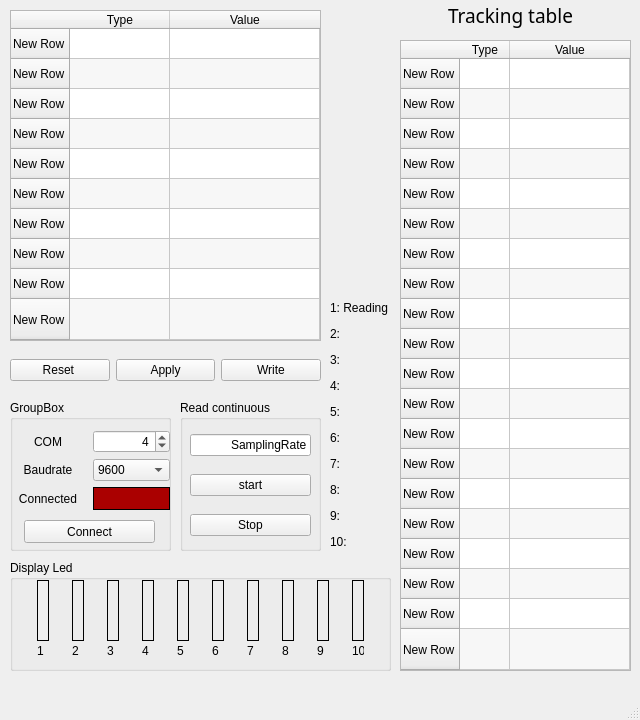
<?xml version="1.0" encoding="UTF-8"?>
<ui version="4.0">
 <class>MainWindow</class>
 <widget class="QMainWindow" name="MainWindow">
  <property name="geometry">
   <rect>
    <x>0</x>
    <y>0</y>
    <width>640</width>
    <height>720</height>
   </rect>
  </property>
  <property name="windowTitle">
   <string>MainWindow</string>
  </property>
  <widget class="QWidget" name="centralwidget">
   <widget class="QWidget" name="widget" native="true">
    <property name="geometry">
     <rect>
      <x>0</x>
      <y>0</y>
      <width>640</width>
      <height>720</height>
     </rect>
    </property>
    <property name="autoFillBackground">
     <bool>true</bool>
    </property>
    <widget class="QTableWidget" name="trackingTable">
     <property name="geometry">
      <rect>
       <x>400</x>
       <y>40</y>
       <width>231</width>
       <height>631</height>
      </rect>
     </property>
     <property name="mouseTracking">
      <bool>true</bool>
     </property>
     <property name="focusPolicy">
      <enum>Qt::NoFocus</enum>
     </property>
     <property name="autoFillBackground">
      <bool>false</bool>
     </property>
     <property name="frameShadow">
      <enum>QFrame::Sunken</enum>
     </property>
     <property name="verticalScrollBarPolicy">
      <enum>Qt::ScrollBarAsNeeded</enum>
     </property>
     <property name="horizontalScrollBarPolicy">
      <enum>Qt::ScrollBarAsNeeded</enum>
     </property>
     <property name="sizeAdjustPolicy">
      <enum>QAbstractScrollArea::AdjustIgnored</enum>
     </property>
     <property name="editTriggers">
      <set>QAbstractItemView::NoEditTriggers</set>
     </property>
     <property name="dragEnabled">
      <bool>false</bool>
     </property>
     <property name="alternatingRowColors">
      <bool>true</bool>
     </property>
     <property name="gridStyle">
      <enum>Qt::SolidLine</enum>
     </property>
     <property name="sortingEnabled">
      <bool>true</bool>
     </property>
     <attribute name="horizontalHeaderCascadingSectionResizes">
      <bool>false</bool>
     </attribute>
     <attribute name="horizontalHeaderMinimumSectionSize">
      <number>10</number>
     </attribute>
     <attribute name="horizontalHeaderDefaultSectionSize">
      <number>50</number>
     </attribute>
     <attribute name="horizontalHeaderHighlightSections">
      <bool>true</bool>
     </attribute>
     <attribute name="horizontalHeaderStretchLastSection">
      <bool>true</bool>
     </attribute>
     <attribute name="verticalHeaderCascadingSectionResizes">
      <bool>false</bool>
     </attribute>
     <attribute name="verticalHeaderShowSortIndicator" stdset="0">
      <bool>false</bool>
     </attribute>
     <attribute name="verticalHeaderStretchLastSection">
      <bool>true</bool>
     </attribute>
     <row>
      <property name="text">
       <string>New Row</string>
      </property>
     </row>
     <row>
      <property name="text">
       <string>New Row</string>
      </property>
     </row>
     <row>
      <property name="text">
       <string>New Row</string>
      </property>
     </row>
     <row>
      <property name="text">
       <string>New Row</string>
      </property>
     </row>
     <row>
      <property name="text">
       <string>New Row</string>
      </property>
     </row>
     <row>
      <property name="text">
       <string>New Row</string>
      </property>
     </row>
     <row>
      <property name="text">
       <string>New Row</string>
      </property>
     </row>
     <row>
      <property name="text">
       <string>New Row</string>
      </property>
     </row>
     <row>
      <property name="text">
       <string>New Row</string>
      </property>
     </row>
     <row>
      <property name="text">
       <string>New Row</string>
      </property>
     </row>
     <row>
      <property name="text">
       <string>New Row</string>
      </property>
     </row>
     <row>
      <property name="text">
       <string>New Row</string>
      </property>
     </row>
     <row>
      <property name="text">
       <string>New Row</string>
      </property>
     </row>
     <row>
      <property name="text">
       <string>New Row</string>
      </property>
     </row>
     <row>
      <property name="text">
       <string>New Row</string>
      </property>
     </row>
     <row>
      <property name="text">
       <string>New Row</string>
      </property>
     </row>
     <row>
      <property name="text">
       <string>New Row</string>
      </property>
     </row>
     <row>
      <property name="text">
       <string>New Row</string>
      </property>
     </row>
     <row>
      <property name="text">
       <string>New Row</string>
      </property>
     </row>
     <row>
      <property name="text">
       <string>New Row</string>
      </property>
     </row>
     <column>
      <property name="text">
       <string>Type</string>
      </property>
     </column>
     <column>
      <property name="text">
       <string>Value</string>
      </property>
     </column>
    </widget>
    <widget class="QGroupBox" name="groupBox">
     <property name="geometry">
      <rect>
       <x>10</x>
       <y>560</y>
       <width>381</width>
       <height>111</height>
      </rect>
     </property>
     <property name="title">
      <string>Display Led</string>
     </property>
     <widget class="QWidget" name="gridLayoutWidget_2">
      <property name="geometry">
       <rect>
        <x>10</x>
        <y>20</y>
        <width>361</width>
        <height>61</height>
       </rect>
      </property>
      <layout class="QHBoxLayout" name="horizontalLayout_3">
       <item>
        <widget class="QLabel" name="led1">
         <property name="maximumSize">
          <size>
           <width>12</width>
           <height>16777215</height>
          </size>
         </property>
         <property name="autoFillBackground">
          <bool>true</bool>
         </property>
         <property name="styleSheet">
          <string notr="true"/>
         </property>
         <property name="frameShape">
          <enum>QFrame::Box</enum>
         </property>
         <property name="text">
          <string/>
         </property>
        </widget>
       </item>
       <item>
        <widget class="QLabel" name="led2">
         <property name="maximumSize">
          <size>
           <width>12</width>
           <height>16777215</height>
          </size>
         </property>
         <property name="styleSheet">
          <string notr="true"/>
         </property>
         <property name="frameShape">
          <enum>QFrame::Box</enum>
         </property>
         <property name="text">
          <string/>
         </property>
        </widget>
       </item>
       <item>
        <widget class="QLabel" name="led3">
         <property name="maximumSize">
          <size>
           <width>12</width>
           <height>16777215</height>
          </size>
         </property>
         <property name="styleSheet">
          <string notr="true"/>
         </property>
         <property name="frameShape">
          <enum>QFrame::Box</enum>
         </property>
         <property name="text">
          <string/>
         </property>
        </widget>
       </item>
       <item>
        <widget class="QLabel" name="led4">
         <property name="maximumSize">
          <size>
           <width>12</width>
           <height>16777215</height>
          </size>
         </property>
         <property name="styleSheet">
          <string notr="true"/>
         </property>
         <property name="frameShape">
          <enum>QFrame::Box</enum>
         </property>
         <property name="text">
          <string/>
         </property>
        </widget>
       </item>
       <item>
        <widget class="QLabel" name="led5">
         <property name="maximumSize">
          <size>
           <width>12</width>
           <height>16777215</height>
          </size>
         </property>
         <property name="styleSheet">
          <string notr="true"/>
         </property>
         <property name="frameShape">
          <enum>QFrame::Box</enum>
         </property>
         <property name="text">
          <string/>
         </property>
        </widget>
       </item>
       <item>
        <widget class="QLabel" name="led6">
         <property name="maximumSize">
          <size>
           <width>12</width>
           <height>16777215</height>
          </size>
         </property>
         <property name="styleSheet">
          <string notr="true"/>
         </property>
         <property name="frameShape">
          <enum>QFrame::Box</enum>
         </property>
         <property name="text">
          <string/>
         </property>
        </widget>
       </item>
       <item>
        <widget class="QLabel" name="led7">
         <property name="maximumSize">
          <size>
           <width>12</width>
           <height>16777215</height>
          </size>
         </property>
         <property name="styleSheet">
          <string notr="true"/>
         </property>
         <property name="frameShape">
          <enum>QFrame::Box</enum>
         </property>
         <property name="text">
          <string/>
         </property>
        </widget>
       </item>
       <item>
        <widget class="QLabel" name="led8">
         <property name="maximumSize">
          <size>
           <width>12</width>
           <height>16777215</height>
          </size>
         </property>
         <property name="styleSheet">
          <string notr="true"/>
         </property>
         <property name="frameShape">
          <enum>QFrame::Box</enum>
         </property>
         <property name="text">
          <string/>
         </property>
        </widget>
       </item>
       <item>
        <widget class="QLabel" name="led9">
         <property name="maximumSize">
          <size>
           <width>12</width>
           <height>16777215</height>
          </size>
         </property>
         <property name="styleSheet">
          <string notr="true"/>
         </property>
         <property name="frameShape">
          <enum>QFrame::Box</enum>
         </property>
         <property name="text">
          <string/>
         </property>
        </widget>
       </item>
       <item>
        <widget class="QLabel" name="led10">
         <property name="maximumSize">
          <size>
           <width>12</width>
           <height>16777215</height>
          </size>
         </property>
         <property name="styleSheet">
          <string notr="true"/>
         </property>
         <property name="frameShape">
          <enum>QFrame::Box</enum>
         </property>
         <property name="text">
          <string/>
         </property>
        </widget>
       </item>
      </layout>
     </widget>
     <widget class="QWidget" name="gridLayoutWidget_3">
      <property name="geometry">
       <rect>
        <x>10</x>
        <y>80</y>
        <width>361</width>
        <height>21</height>
       </rect>
      </property>
      <layout class="QHBoxLayout" name="horizontalLayout_4">
       <item>
        <widget class="QLabel" name="led1_2">
         <property name="maximumSize">
          <size>
           <width>12</width>
           <height>16777215</height>
          </size>
         </property>
         <property name="frameShape">
          <enum>QFrame::NoFrame</enum>
         </property>
         <property name="text">
          <string>1</string>
         </property>
        </widget>
       </item>
       <item>
        <widget class="QLabel" name="led2_2">
         <property name="maximumSize">
          <size>
           <width>12</width>
           <height>16777215</height>
          </size>
         </property>
         <property name="frameShape">
          <enum>QFrame::NoFrame</enum>
         </property>
         <property name="text">
          <string>2</string>
         </property>
        </widget>
       </item>
       <item>
        <widget class="QLabel" name="led3_2">
         <property name="maximumSize">
          <size>
           <width>12</width>
           <height>16777215</height>
          </size>
         </property>
         <property name="frameShape">
          <enum>QFrame::NoFrame</enum>
         </property>
         <property name="text">
          <string>3</string>
         </property>
        </widget>
       </item>
       <item>
        <widget class="QLabel" name="led4_2">
         <property name="maximumSize">
          <size>
           <width>12</width>
           <height>16777215</height>
          </size>
         </property>
         <property name="frameShape">
          <enum>QFrame::NoFrame</enum>
         </property>
         <property name="text">
          <string>4</string>
         </property>
        </widget>
       </item>
       <item>
        <widget class="QLabel" name="led5_2">
         <property name="maximumSize">
          <size>
           <width>12</width>
           <height>16777215</height>
          </size>
         </property>
         <property name="frameShape">
          <enum>QFrame::NoFrame</enum>
         </property>
         <property name="text">
          <string>5</string>
         </property>
        </widget>
       </item>
       <item>
        <widget class="QLabel" name="led6_2">
         <property name="maximumSize">
          <size>
           <width>12</width>
           <height>16777215</height>
          </size>
         </property>
         <property name="frameShape">
          <enum>QFrame::NoFrame</enum>
         </property>
         <property name="text">
          <string>6</string>
         </property>
        </widget>
       </item>
       <item>
        <widget class="QLabel" name="led7_2">
         <property name="maximumSize">
          <size>
           <width>12</width>
           <height>16777215</height>
          </size>
         </property>
         <property name="frameShape">
          <enum>QFrame::NoFrame</enum>
         </property>
         <property name="text">
          <string>7</string>
         </property>
        </widget>
       </item>
       <item>
        <widget class="QLabel" name="led8_2">
         <property name="maximumSize">
          <size>
           <width>12</width>
           <height>16777215</height>
          </size>
         </property>
         <property name="frameShape">
          <enum>QFrame::NoFrame</enum>
         </property>
         <property name="text">
          <string>8</string>
         </property>
        </widget>
       </item>
       <item>
        <widget class="QLabel" name="led9_2">
         <property name="maximumSize">
          <size>
           <width>12</width>
           <height>16777215</height>
          </size>
         </property>
         <property name="frameShape">
          <enum>QFrame::NoFrame</enum>
         </property>
         <property name="text">
          <string>9</string>
         </property>
        </widget>
       </item>
       <item>
        <widget class="QLabel" name="led10_2">
         <property name="maximumSize">
          <size>
           <width>12</width>
           <height>16777215</height>
          </size>
         </property>
         <property name="frameShape">
          <enum>QFrame::NoFrame</enum>
         </property>
         <property name="text">
          <string>10</string>
         </property>
        </widget>
       </item>
      </layout>
     </widget>
    </widget>
    <widget class="QTableWidget" name="setValueTable">
     <property name="geometry">
      <rect>
       <x>10</x>
       <y>10</y>
       <width>311</width>
       <height>331</height>
      </rect>
     </property>
     <property name="focusPolicy">
      <enum>Qt::ClickFocus</enum>
     </property>
     <property name="autoFillBackground">
      <bool>false</bool>
     </property>
     <property name="frameShape">
      <enum>QFrame::StyledPanel</enum>
     </property>
     <property name="frameShadow">
      <enum>QFrame::Sunken</enum>
     </property>
     <property name="lineWidth">
      <number>1</number>
     </property>
     <property name="alternatingRowColors">
      <bool>true</bool>
     </property>
     <property name="showGrid">
      <bool>true</bool>
     </property>
     <property name="sortingEnabled">
      <bool>true</bool>
     </property>
     <property name="wordWrap">
      <bool>true</bool>
     </property>
     <property name="cornerButtonEnabled">
      <bool>false</bool>
     </property>
     <attribute name="horizontalHeaderCascadingSectionResizes">
      <bool>false</bool>
     </attribute>
     <attribute name="horizontalHeaderStretchLastSection">
      <bool>true</bool>
     </attribute>
     <attribute name="verticalHeaderShowSortIndicator" stdset="0">
      <bool>false</bool>
     </attribute>
     <attribute name="verticalHeaderStretchLastSection">
      <bool>true</bool>
     </attribute>
     <row>
      <property name="text">
       <string>New Row</string>
      </property>
     </row>
     <row>
      <property name="text">
       <string>New Row</string>
      </property>
     </row>
     <row>
      <property name="text">
       <string>New Row</string>
      </property>
     </row>
     <row>
      <property name="text">
       <string>New Row</string>
      </property>
     </row>
     <row>
      <property name="text">
       <string>New Row</string>
      </property>
     </row>
     <row>
      <property name="text">
       <string>New Row</string>
      </property>
     </row>
     <row>
      <property name="text">
       <string>New Row</string>
      </property>
     </row>
     <row>
      <property name="text">
       <string>New Row</string>
      </property>
     </row>
     <row>
      <property name="text">
       <string>New Row</string>
      </property>
     </row>
     <row>
      <property name="text">
       <string>New Row</string>
      </property>
     </row>
     <column>
      <property name="text">
       <string>Type</string>
      </property>
     </column>
     <column>
      <property name="text">
       <string>Value</string>
      </property>
     </column>
    </widget>
    <widget class="QGroupBox" name="groupBox_2">
     <property name="geometry">
      <rect>
       <x>180</x>
       <y>400</y>
       <width>141</width>
       <height>151</height>
      </rect>
     </property>
     <property name="title">
      <string>Read continuous</string>
     </property>
     <widget class="QWidget" name="verticalLayoutWidget">
      <property name="geometry">
       <rect>
        <x>10</x>
        <y>20</y>
        <width>121</width>
        <height>131</height>
       </rect>
      </property>
      <layout class="QVBoxLayout" name="verticalLayout">
       <property name="spacing">
        <number>4</number>
       </property>
       <property name="sizeConstraint">
        <enum>QLayout::SetDefaultConstraint</enum>
       </property>
       <item>
        <widget class="QLineEdit" name="samplingRate">
         <property name="text">
          <string>SamplingRate</string>
         </property>
         <property name="alignment">
          <set>Qt::AlignRight|Qt::AlignTrailing|Qt::AlignVCenter</set>
         </property>
         <property name="readOnly">
          <bool>false</bool>
         </property>
        </widget>
       </item>
       <item>
        <widget class="QPushButton" name="startReading">
         <property name="sizePolicy">
          <sizepolicy hsizetype="Minimum" vsizetype="Maximum">
           <horstretch>0</horstretch>
           <verstretch>0</verstretch>
          </sizepolicy>
         </property>
         <property name="text">
          <string>start</string>
         </property>
        </widget>
       </item>
       <item>
        <widget class="QPushButton" name="stopReading">
         <property name="sizePolicy">
          <sizepolicy hsizetype="Minimum" vsizetype="Maximum">
           <horstretch>0</horstretch>
           <verstretch>0</verstretch>
          </sizepolicy>
         </property>
         <property name="text">
          <string>Stop</string>
         </property>
        </widget>
       </item>
      </layout>
     </widget>
    </widget>
    <widget class="QLabel" name="TrackingTable">
     <property name="geometry">
      <rect>
       <x>400</x>
       <y>0</y>
       <width>221</width>
       <height>31</height>
      </rect>
     </property>
     <property name="font">
      <font>
       <family>Cascadia Mono</family>
       <pointsize>14</pointsize>
      </font>
     </property>
     <property name="autoFillBackground">
      <bool>true</bool>
     </property>
     <property name="text">
      <string>Tracking table</string>
     </property>
     <property name="alignment">
      <set>Qt::AlignCenter</set>
     </property>
    </widget>
    <widget class="QGroupBox" name="groupBox_3">
     <property name="geometry">
      <rect>
       <x>10</x>
       <y>400</y>
       <width>161</width>
       <height>151</height>
      </rect>
     </property>
     <property name="title">
      <string>GroupBox</string>
     </property>
     <widget class="QPushButton" name="connectButton">
      <property name="geometry">
       <rect>
        <x>14</x>
        <y>120</y>
        <width>131</width>
        <height>23</height>
       </rect>
      </property>
      <property name="text">
       <string>Connect</string>
      </property>
     </widget>
     <widget class="QWidget" name="gridLayoutWidget">
      <property name="geometry">
       <rect>
        <x>-1</x>
        <y>30</y>
        <width>161</width>
        <height>80</height>
       </rect>
      </property>
      <layout class="QGridLayout" name="gridLayout">
       <property name="sizeConstraint">
        <enum>QLayout::SetMaximumSize</enum>
       </property>
       <item row="1" column="0">
        <widget class="QLabel" name="baudrate">
         <property name="text">
          <string>Baudrate</string>
         </property>
         <property name="alignment">
          <set>Qt::AlignCenter</set>
         </property>
        </widget>
       </item>
       <item row="2" column="0">
        <widget class="QLabel" name="connected_label">
         <property name="text">
          <string>Connected</string>
         </property>
         <property name="alignment">
          <set>Qt::AlignCenter</set>
         </property>
        </widget>
       </item>
       <item row="0" column="1">
        <widget class="QSpinBox" name="spinBox">
         <property name="alignment">
          <set>Qt::AlignRight|Qt::AlignTrailing|Qt::AlignVCenter</set>
         </property>
         <property name="maximum">
          <number>10</number>
         </property>
         <property name="value">
          <number>4</number>
         </property>
        </widget>
       </item>
       <item row="1" column="1">
        <widget class="QComboBox" name="comboBox">
         <item>
          <property name="text">
           <string>9600</string>
          </property>
         </item>
         <item>
          <property name="text">
           <string>19200</string>
          </property>
         </item>
         <item>
          <property name="text">
           <string>28800</string>
          </property>
         </item>
         <item>
          <property name="text">
           <string>38400</string>
          </property>
         </item>
         <item>
          <property name="text">
           <string>57600</string>
          </property>
         </item>
         <item>
          <property name="text">
           <string>115200</string>
          </property>
         </item>
        </widget>
       </item>
       <item row="2" column="1">
        <widget class="QLabel" name="connection_status">
         <property name="autoFillBackground">
          <bool>false</bool>
         </property>
         <property name="styleSheet">
          <string notr="true">background-color: rgb(170, 0, 0)</string>
         </property>
         <property name="frameShape">
          <enum>QFrame::Box</enum>
         </property>
         <property name="text">
          <string/>
         </property>
         <property name="scaledContents">
          <bool>true</bool>
         </property>
         <property name="wordWrap">
          <bool>true</bool>
         </property>
        </widget>
       </item>
       <item row="0" column="0">
        <widget class="QLabel" name="com">
         <property name="text">
          <string>COM</string>
         </property>
         <property name="alignment">
          <set>Qt::AlignCenter</set>
         </property>
        </widget>
       </item>
      </layout>
     </widget>
    </widget>
    <widget class="QLabel" name="label">
     <property name="geometry">
      <rect>
       <x>330</x>
       <y>300</y>
       <width>61</width>
       <height>251</height>
      </rect>
     </property>
     <property name="text">
      <string>&lt;html&gt;&lt;head/&gt;&lt;body&gt;&lt;p&gt;1: Reading&lt;/p&gt;&lt;p&gt;2:&lt;/p&gt;&lt;p&gt;3:&lt;/p&gt;&lt;p&gt;4:&lt;/p&gt;&lt;p&gt;5:&lt;/p&gt;&lt;p&gt;6:&lt;/p&gt;&lt;p&gt;7:&lt;/p&gt;&lt;p&gt;8:&lt;/p&gt;&lt;p&gt;9:&lt;/p&gt;&lt;p&gt;10:&lt;/p&gt;&lt;/body&gt;&lt;/html&gt;</string>
     </property>
    </widget>
    <widget class="QWidget" name="horizontalLayoutWidget">
     <property name="geometry">
      <rect>
       <x>10</x>
       <y>340</y>
       <width>311</width>
       <height>61</height>
      </rect>
     </property>
     <layout class="QHBoxLayout" name="horizontalLayout">
      <item>
       <widget class="QPushButton" name="resetValues">
        <property name="sizePolicy">
         <sizepolicy hsizetype="Minimum" vsizetype="Maximum">
          <horstretch>0</horstretch>
          <verstretch>0</verstretch>
         </sizepolicy>
        </property>
        <property name="text">
         <string>Reset </string>
        </property>
       </widget>
      </item>
      <item>
       <widget class="QPushButton" name="updateValues">
        <property name="sizePolicy">
         <sizepolicy hsizetype="Minimum" vsizetype="Maximum">
          <horstretch>0</horstretch>
          <verstretch>0</verstretch>
         </sizepolicy>
        </property>
        <property name="text">
         <string>Apply</string>
        </property>
       </widget>
      </item>
      <item>
       <widget class="QPushButton" name="setValue">
        <property name="sizePolicy">
         <sizepolicy hsizetype="Minimum" vsizetype="Maximum">
          <horstretch>0</horstretch>
          <verstretch>0</verstretch>
         </sizepolicy>
        </property>
        <property name="text">
         <string>Write</string>
        </property>
       </widget>
      </item>
     </layout>
    </widget>
    <zorder>groupBox_3</zorder>
    <zorder>trackingTable</zorder>
    <zorder>groupBox</zorder>
    <zorder>setValueTable</zorder>
    <zorder>groupBox_2</zorder>
    <zorder>TrackingTable</zorder>
    <zorder>label</zorder>
    <zorder>horizontalLayoutWidget</zorder>
   </widget>
  </widget>
  <widget class="QMenuBar" name="menubar">
   <property name="geometry">
    <rect>
     <x>0</x>
     <y>0</y>
     <width>640</width>
     <height>21</height>
    </rect>
   </property>
  </widget>
  <widget class="QStatusBar" name="statusbar"/>
 </widget>
 <resources/>
 <connections/>
</ui>
